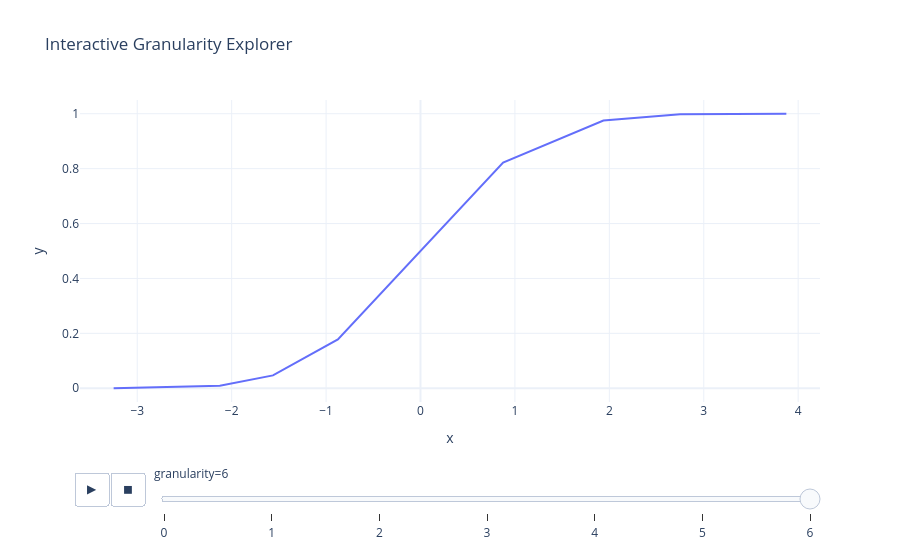

Source (notebook cell):
### Markdown cell above
### Interactive Granularity Explorer

Create an interactive slider to explore different granularity levels:

### Code cell
fig = cumulative(
    x=data,
    granularity=None,  # Enable interactive slider
    title="Interactive Granularity Explorer",
    template="plotly_white",
)
fig.show()

### Figure 1 — Plotly figure (JSON) as saved in the notebook; plotly's stock layout.template omitted (floating-point values rounded to 4 significant figures)
{"data": [{"hovertemplate": "granularity=6<br>x=%{x}<br>y=%{y}<extra></extra>", "legendgroup": "", "line": {"dash": "solid", "shape": "linear"}, "marker": {"color": "#636efa", "symbol": "circle"}, "mode": "lines", "name": "", "orientation": "v", "showlegend": false, "type": "scatter", "x": [-3.25, -2.125, -1.562, -0.875, 0.875, 1.938, 2.75, 3.875], "xaxis": "x", "y": [0.0, 0.009, 0.047, 0.178, 0.822, 0.975, 0.998, 1.0], "yaxis": "y"}], "layout": {"legend": {"tracegroupgap": 0}, "sliders": [{"active": 6, "currentvalue": {"prefix": "granularity="}, "len": 0.9, "pad": {"b": 10, "t": 60}, "steps": [{"args": [["0"], {"frame": {"duration": 0, "redraw": false}, "fromcurrent": true, "mode": "immediate", "transition": {"duration": 0, "easing": "linear"}}], "label": "0", "method": "animate"}, {"args": [["1"], {"frame": {"duration": 0, "redraw": false}, "fromcurrent": true, "mode": "immediate", "transition": {"duration": 0, "easing": "linear"}}], "label": "1", "method": "animate"}, {"args": [["2"], {"frame": {"duration": 0, "redraw": false}, "fromcurrent": true, "mode": "immediate", "transition": {"duration": 0, "easing": "linear"}}], "label": "2", "method": "animate"}, {"args": [["3"], {"frame": {"duration": 0, "redraw": false}, "fromcurrent": true, "mode": "immediate", "transition": {"duration": 0, "easing": "linear"}}], "label": "3", "method": "animate"}, {"args": [["4"], {"frame": {"duration": 0, "redraw": false}, "fromcurrent": true, "mode": "immediate", "transition": {"duration": 0, "easing": "linear"}}], "label": "4", "method": "animate"}, {"args": [["5"], {"frame": {"duration": 0, "redraw": false}, "fromcurrent": true, "mode": "immediate", "transition": {"duration": 0, "easing": "linear"}}], "label": "5", "method": "animate"}, {"args": [["6"], {"frame": {"duration": 0, "redraw": false}, "fromcurrent": true, "mode": "immediate", "transition": {"duration": 0, "easing": "linear"}}], "label": "6", "method": "animate"}], "x": 0.1, "xanchor": "left", "y": 0, "yanchor": "top"}], "title": {"text": "Interactive Granularity Explorer"}, "updatemenus": [{"buttons": [{"args": [null, {"frame": {"duration": 500, "redraw": false}, "fromcurrent": true, "mode": "immediate", "transition": {"duration": 500, "easing": "linear"}}], "label": "&#9654;", "method": "animate"}, {"args": [[null], {"frame": {"duration": 0, "redraw": false}, "fromcurrent": true, "mode": "immediate", "transition": {"duration": 0, "easing": "linear"}}], "label": "&#9724;", "method": "animate"}], "direction": "left", "pad": {"r": 10, "t": 70}, "showactive": false, "type": "buttons", "x": 0.1, "xanchor": "right", "y": 0, "yanchor": "top"}], "xaxis": {"anchor": "y", "domain": [0, 1], "range": [-3.606, 4.231], "title": {"text": "x"}}, "yaxis": {"anchor": "x", "domain": [0, 1], "range": [-0.05, 1.05], "title": {"text": "y"}}}}
